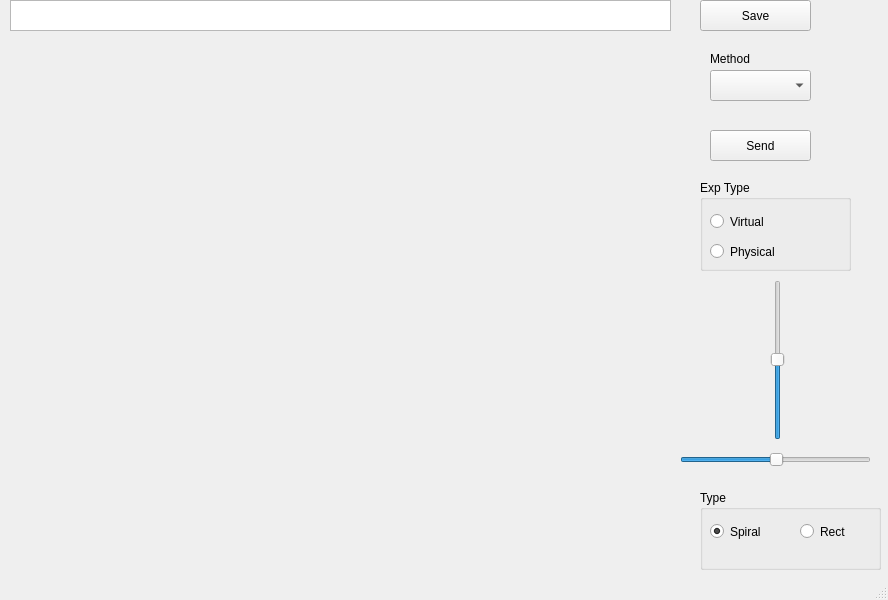
<?xml version="1.0" encoding="UTF-8"?>
<ui version="4.0">
 <class>MainWindow</class>
 <widget class="QMainWindow" name="MainWindow">
  <property name="geometry">
   <rect>
    <x>0</x>
    <y>0</y>
    <width>888</width>
    <height>600</height>
   </rect>
  </property>
  <property name="windowTitle">
   <string>MainWindow</string>
  </property>
  <widget class="QWidget" name="centralwidget">
   <widget class="QCustomPlot" name="customPlot" native="true">
    <property name="geometry">
     <rect>
      <x>10</x>
      <y>40</y>
      <width>661</width>
      <height>511</height>
     </rect>
    </property>
   </widget>
   <widget class="QSlider" name="horizontalSlider">
    <property name="geometry">
     <rect>
      <x>680</x>
      <y>450</y>
      <width>191</width>
      <height>20</height>
     </rect>
    </property>
    <property name="value">
     <number>50</number>
    </property>
    <property name="orientation">
     <enum>Qt::Horizontal</enum>
    </property>
   </widget>
   <widget class="QSlider" name="verticalSlider">
    <property name="geometry">
     <rect>
      <x>770</x>
      <y>280</y>
      <width>16</width>
      <height>160</height>
     </rect>
    </property>
    <property name="value">
     <number>50</number>
    </property>
    <property name="orientation">
     <enum>Qt::Vertical</enum>
    </property>
   </widget>
   <widget class="QPlainTextEdit" name="savePathText">
    <property name="geometry">
     <rect>
      <x>10</x>
      <y>0</y>
      <width>661</width>
      <height>31</height>
     </rect>
    </property>
   </widget>
   <widget class="QPushButton" name="saveButton">
    <property name="geometry">
     <rect>
      <x>700</x>
      <y>0</y>
      <width>111</width>
      <height>31</height>
     </rect>
    </property>
    <property name="text">
     <string>Save</string>
    </property>
   </widget>
   <widget class="QComboBox" name="methodBox">
    <property name="geometry">
     <rect>
      <x>710</x>
      <y>70</y>
      <width>101</width>
      <height>31</height>
     </rect>
    </property>
   </widget>
   <widget class="QLabel" name="label">
    <property name="geometry">
     <rect>
      <x>710</x>
      <y>50</y>
      <width>67</width>
      <height>17</height>
     </rect>
    </property>
    <property name="text">
     <string>Method</string>
    </property>
   </widget>
   <widget class="QPushButton" name="pushButton">
    <property name="geometry">
     <rect>
      <x>710</x>
      <y>130</y>
      <width>101</width>
      <height>31</height>
     </rect>
    </property>
    <property name="text">
     <string>Send</string>
    </property>
   </widget>
   <widget class="QGroupBox" name="groupBox">
    <property name="geometry">
     <rect>
      <x>700</x>
      <y>180</y>
      <width>151</width>
      <height>91</height>
     </rect>
    </property>
    <property name="title">
     <string>Exp Type</string>
    </property>
    <widget class="QRadioButton" name="radioButtonSim">
     <property name="geometry">
      <rect>
       <x>10</x>
       <y>30</y>
       <width>112</width>
       <height>23</height>
      </rect>
     </property>
     <property name="text">
      <string>Virtual</string>
     </property>
    </widget>
    <widget class="QRadioButton" name="radioButtonExp">
     <property name="geometry">
      <rect>
       <x>10</x>
       <y>60</y>
       <width>112</width>
       <height>23</height>
      </rect>
     </property>
     <property name="text">
      <string>Physical</string>
     </property>
    </widget>
   </widget>
   <widget class="QGroupBox" name="groupBox_2">
    <property name="geometry">
     <rect>
      <x>700</x>
      <y>490</y>
      <width>181</width>
      <height>80</height>
     </rect>
    </property>
    <property name="title">
     <string>Type</string>
    </property>
    <widget class="QRadioButton" name="radioButtonSpiral">
     <property name="geometry">
      <rect>
       <x>10</x>
       <y>30</y>
       <width>112</width>
       <height>23</height>
      </rect>
     </property>
     <property name="text">
      <string>Spiral</string>
     </property>
     <property name="checked">
      <bool>true</bool>
     </property>
    </widget>
    <widget class="QRadioButton" name="radioButtonRect">
     <property name="geometry">
      <rect>
       <x>100</x>
       <y>30</y>
       <width>112</width>
       <height>23</height>
      </rect>
     </property>
     <property name="text">
      <string>Rect</string>
     </property>
    </widget>
   </widget>
  </widget>
  <widget class="QMenuBar" name="menubar">
   <property name="geometry">
    <rect>
     <x>0</x>
     <y>0</y>
     <width>888</width>
     <height>22</height>
    </rect>
   </property>
  </widget>
  <widget class="QStatusBar" name="statusbar"/>
 </widget>
 <customwidgets>
  <customwidget>
   <class>QCustomPlot</class>
   <extends>QWidget</extends>
   <header location="global">qcustomplot.h</header>
   <container>1</container>
  </customwidget>
 </customwidgets>
 <resources/>
 <connections/>
</ui>
